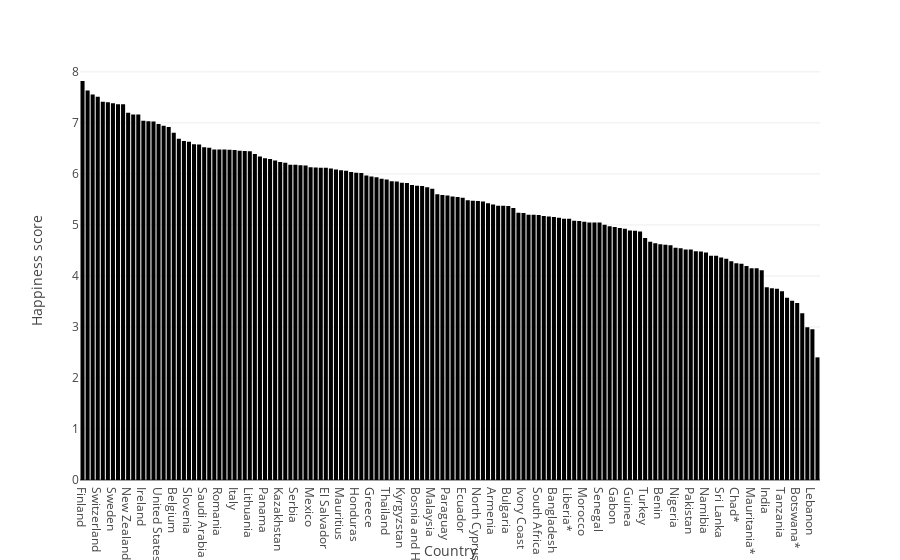

The code cell stored with this chart in its notebook:
### Code cell
fig = px.bar(happy_df, x='Country', y='Happiness score')
fig.show()

### Figure 1 — Plotly figure (JSON) as saved in the notebook; plotly's stock layout.template omitted (floating-point values rounded to 4 significant figures; data arrays with more than 128 entries replaced by an {"elided": "..."} marker saying what was removed)
{"data": [{"alignmentgroup": "True", "hovertemplate": "Country=%{x}<br>Happiness score=%{y}<extra></extra>", "legendgroup": "", "marker": {"color": "#000001", "pattern": {"shape": ""}}, "name": "", "offsetgroup": "", "orientation": "v", "showlegend": false, "textposition": "auto", "x": {"elided": "146 str values"}, "xaxis": "x", "y": {"elided": "146 float values"}, "yaxis": "y", "type": "bar"}], "layout": {"xaxis": {"anchor": "y", "domain": [0.0, 1.0], "title": {"text": "Country"}}, "yaxis": {"anchor": "x", "domain": [0.0, 1.0], "title": {"text": "Happiness score"}}, "legend": {"tracegroupgap": 0}, "margin": {"t": 60}, "barmode": "relative"}}
